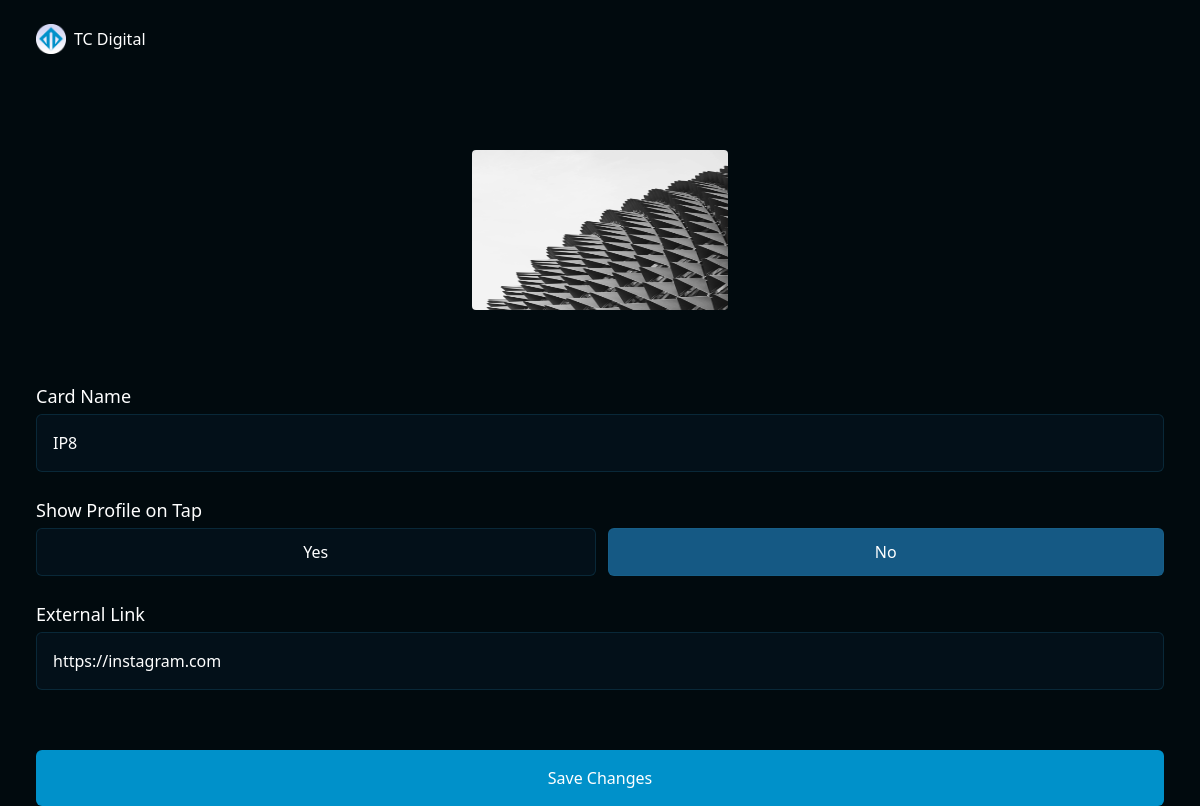
Screenshot of /card/DFEUOEK/fbv-update/ with the database file from the repository.
### cardManager/models.py (models this page shows, shortened)
class Card(models.Model):
	card_id = models.AutoField(primary_key=True)
	token = models.CharField(max_length=7, default=gen_token, blank=False,null=False, unique=True)
	owner = models.ForeignKey(Owner, on_delete=models.PROTECT, related_name='cards',null=True, blank=True)
	alias = models.CharField(max_length=60, blank=True)
	show_profile = models.BooleanField(default=False)
	reroute_url = models.URLField(max_length=200, blank=True)
	design = models.ForeignKey(Design, on_delete=models.PROTECT, related_name='cards', null=False, blank=False)
	class Meta:
		constraints = [
			UniqueConstraint(fields=['owner','alias'], name='unique_card_alias')
		]

class Design(models.Model):
	design_id = models.AutoField(primary_key=True)
	name = models.CharField(blank=False, null=False, max_length=50)
	front_design = models.ImageField(upload_to='cardDesigns/', blank=True)

### cardManager/views.py (the view, shortened to what this page needs)
# urls.py: path('card/<str:card_token>/fbv-update/', views.card_update, name='card_update_view'),
def card_update(request, card_token):
	card = get_object_or_404(Card, token=card_token)
	initial_alias = card.alias
	if request.method == "GET":
		form = CardForm(instance=card)
		hide_redirect_div = card.show_profile
	return render(request, 'cardManager/card_update.html', {'form': form, 'card': card, 'hide_redirect_div': hide_redirect_div})

### cardManager/forms.py (shortened to what this page needs)
class CardForm(forms.ModelForm):
	class Meta:
		model = Card
		exclude = ['token','owner','design']

### cardManager/templates/cardManager/card_update.html (shortened to what this page needs)
{% extends 'cardManager/base.html' %}
{% load static %}
{% block hero_header %}
<div class="flex flex-row justify-center gap-2">
	<img
		class="w-[16rem] h-[10rem] rounded-sm"
		src="{{ card.design.front_design.url }}"
	/>
</div>
{% endblock %}
{% block content %}
	<form method="post" class="flex flex-col gap-6">
		<div class="flex flex-col gap-1">
	    	<label for="id_alias" class="text-bold text-lg">Card Name</label>
	    	<input
		    	type="text"
		    	class="bg-[var(--color-input-bkg)] border-solid border-[1px] border-[var(--color-input-border)] rounded-md p-4"
		    	placeholder="ex: Main Card"
		    	id="id_alias"
		    	name="alias"
		    	maxlength="{{ form.fields.alias.max_length }}"
		    	{% if card.alias %} value="{{ card.alias }}" {% endif %}
		    	required
	    	/>
    	</div>
    	<div class="flex flex-col gap-1">
	    	<label for="id_show_profile" class="text-bold text-lg">Show Profile on Tap</label>
	    	<div class="flex flex-row gap-3">
		    	<input
		    		type="radio"
		    		onclick="toggleRedirectDiv(this.id)"
			    	class="bg-[var(--color-input-bkg)] border-solid border-[1px] border-[var(--color-input-border)] rounded-md"
			    	value="True"
			    	id="yes"
			    	name="show_profile"
			    >
		    	<input type="radio" onclick="toggleRedirectDiv(this.id)" class="bg-[var(--color-input-bkg)] border-solid border-[1px] border-[var(--color-input-border)] rounded-md"  value="False" id="no" name="show_profile" {% if not hide_redirect_div and not form.cleaned_data.show_profile %} checked {% endif %}>
	    	</div>
    	</div>
    	<div class="flex flex-col gap-1 dimmable {% if hide_redirect_div %} dim-out {% endif %}" id="redirectDiv">
	    	<label for="id_reroute_url" class="text-bold text-lg">External Link</label>
	    	<input
		    	type="url"
		    	class="bg-[var(--color-input-bkg)] border-solid border-[1px] border-[var(--color-input-border)] rounded-md p-4"
		    	placeholder="ex: https://instagram.com"
		    	id="id_reroute_url"
		    	name="reroute_url"
		    	maxlength="{{ form.fields.reroute_url.max_length }}"
		    	{% if card.reroute_url %} value="{{ card.reroute_url }}" {% endif %}
	    	/>
    	</div>
		<input class="bg-[var(--color-main)] rounded-md py-4 mt-9" type="submit" value="Save Changes">
	</form>
{% endblock %}

### static/css/base.css (style rules this page uses)
:root { --color-main:#0091CA; --color-main-dark:#010a0e; --color-secondary:; --color-secondary-dark:; --color-input-bkg:#081b2b66; --color-danger:red; --color-input-border:#1f719340; --color-contrast-container:#151c3057; --color-bkg:#010a0e; --color-bkg-transparent:#010a0ebb; }
.bkg-gradient { background:var(--color-bkg); }

### static/css/forms.css (style rules this page uses)
input::placeholder { color: grey; font-style: italic; }
form div.dimmable { opacity: 1; transition: opacity 0.2s linear; }

### rows the page displays
Card: design.front_design (picture), alias "IP8", reroute_url "https://instagram.com"
